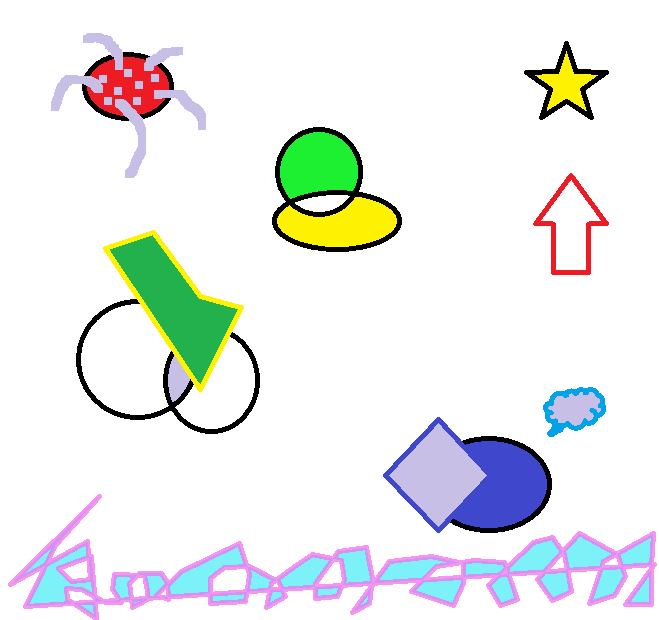
#> input picture colorist.png, 659 x 620 px
$ python core.py
#> lines starting #> are read from the running program, lines starting #| are printed output that depends on the picture; after the words box and inside, x2 and y2 are one past the last pixel; in counts of white or black regions, pixels touching at a corner belong together
import cv2
import numpy as np

print("opening source image")
img = cv2.imread("colorist.png")
#> img is the input picture: shape (620, 659, 3); mean B, G, R 235.5, 236.6, 233.8

hsv = cv2.cvtColor(img, cv2.COLOR_BGR2HSV)
#> hsv: shape (620, 659, 3); mean H, S, V 17, 24.1, 245.7

#detecting upper and low range
up_range = np.array([255,255,255])
low_range = np.array([0,1,1])

#detecting intersection with range
mask = cv2.inRange(hsv, low_range, up_range)
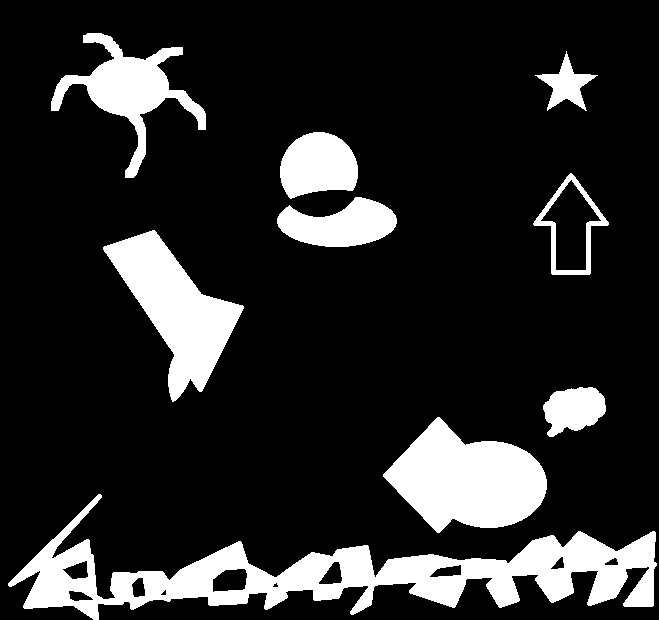
#> mask: shape (620, 659); 16.1% white; 9 white regions, largest, box (x1, y1, x2, y2) and area: (8, 494, 657, 620) 24667, (383, 417, 547, 533) 11810, (103, 230, 244, 402) 9949

cv2.imshow("image", img)
cv2.imshow("Byte Mask for searching color", mask)

print("PROGRAMM FINISHED, please CLOSE IT")
cv2.waitKey(0)
cv2.destroyAllWindows()
